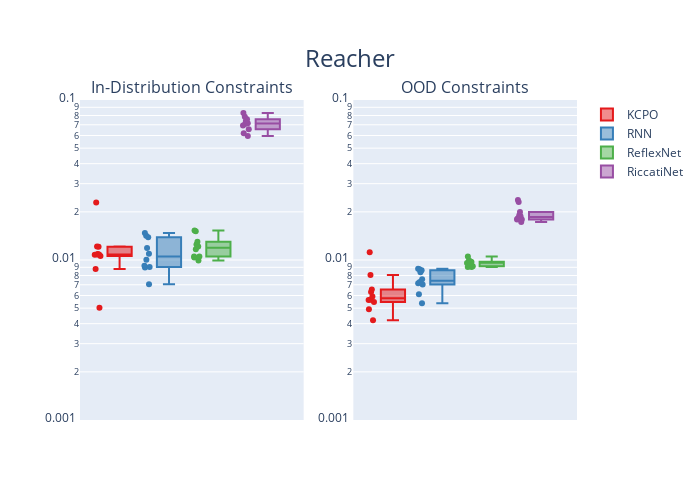

The cell this chart's notebook holds for it:
### Code cell
env_name = "reacher"
ylim = [10**-3,10**-1]
# ylim = [10**-4,10**3]
# plot(env_name, ylim, title="Reacher")
plotly_plot(env_name, ylim, title="Reacher")

### Figure 1 — Plotly figure (JSON) as saved in the notebook; plotly's stock layout.template omitted (floating-point values rounded to 4 significant figures)
{"data": [{"boxpoints": "all", "jitter": 0.3, "line": {"color": "rgb(228,26,28)"}, "marker": {"color": "rgb(228,26,28)"}, "name": "KCPO", "pointpos": -1.8, "showlegend": false, "type": "box", "xaxis": "x", "y": [0.01216, 0.008796, 0.01083, 0.01057, 0.01209, 0.005031, 0.01077, 0.01089, 0.02289, 0.01081], "yaxis": "y"}, {"boxpoints": "all", "jitter": 0.3, "line": {"color": "rgb(228,26,28)"}, "marker": {"color": "rgb(228,26,28)"}, "name": "KCPO", "pointpos": -1.8, "showlegend": true, "type": "box", "xaxis": "x2", "y": [0.005619, 0.005644, 0.008068, 0.006309, 0.006539, 0.005905, 0.004196, 0.004922, 0.01116, 0.005463], "yaxis": "y2"}, {"boxpoints": "all", "jitter": 0.3, "line": {"color": "rgb(55,126,184)"}, "marker": {"color": "rgb(55,126,184)"}, "name": "RNN", "pointpos": -1.8, "showlegend": false, "type": "box", "xaxis": "x", "y": [0.01187, 0.01096, 0.007054, 0.008972, 0.009215, 0.01005, 0.01474, 0.01416, 0.00905, 0.01389], "yaxis": "y"}, {"boxpoints": "all", "jitter": 0.3, "line": {"color": "rgb(55,126,184)"}, "marker": {"color": "rgb(55,126,184)"}, "name": "RNN", "pointpos": -1.8, "showlegend": true, "type": "box", "xaxis": "x2", "y": [0.008807, 0.00716, 0.007024, 0.006116, 0.007275, 0.005362, 0.00874, 0.008633, 0.007577, 0.008394], "yaxis": "y2"}, {"boxpoints": "all", "jitter": 0.3, "line": {"color": "rgb(77,175,74)"}, "marker": {"color": "rgb(77,175,74)"}, "name": "ReflexNet", "pointpos": -1.8, "showlegend": false, "type": "box", "xaxis": "x", "y": [0.01038, 0.01302, 0.01213, 0.01053, 0.009936, 0.01251, 0.01511, 0.01527, 0.01052, 0.01169], "yaxis": "y"}, {"boxpoints": "all", "jitter": 0.3, "line": {"color": "rgb(77,175,74)"}, "marker": {"color": "rgb(77,175,74)"}, "name": "ReflexNet", "pointpos": -1.8, "showlegend": true, "type": "box", "xaxis": "x2", "y": [0.009757, 0.009948, 0.009666, 0.009762, 0.00973, 0.009036, 0.009029, 0.01053, 0.009144, 0.009563], "yaxis": "y2"}, {"boxpoints": "all", "jitter": 0.3, "line": {"color": "rgb(152,78,163)"}, "marker": {"color": "rgb(152,78,163)"}, "name": "RiccatiNet", "pointpos": -1.8, "showlegend": false, "type": "box", "xaxis": "x", "y": [0.08294, 0.06563, 0.06932, 0.07872, 0.06186, 0.07582, 0.0595, 0.07382, 0.07084, 0.07152], "yaxis": "y"}, {"boxpoints": "all", "jitter": 0.3, "line": {"color": "rgb(152,78,163)"}, "marker": {"color": "rgb(152,78,163)"}, "name": "RiccatiNet", "pointpos": -1.8, "showlegend": true, "type": "box", "xaxis": "x2", "y": [0.0237, 0.01791, 0.01905, 0.02307, 0.01812, 0.0184, 0.01725, 0.01875, 0.01792, 0.01992], "yaxis": "y2"}], "layout": {"annotations": [{"font": {"size": 16}, "showarrow": false, "text": "In-Distribution Constraints", "x": 0.225, "xanchor": "center", "xref": "paper", "y": 1, "yanchor": "bottom", "yref": "paper"}, {"font": {"size": 16}, "showarrow": false, "text": "OOD Constraints", "x": 0.775, "xanchor": "center", "xref": "paper", "y": 1, "yanchor": "bottom", "yref": "paper"}], "height": 500, "title": {"font": {"size": 24}, "text": "Reacher", "x": 0.5, "y": 0.9}, "width": 700, "xaxis": {"anchor": "y", "domain": [0, 0.45], "showticklabels": false}, "xaxis2": {"anchor": "y2", "domain": [0.55, 1], "showticklabels": false}, "yaxis": {"anchor": "x", "domain": [0, 1], "range": [-3, -1], "type": "log"}, "yaxis2": {"anchor": "x2", "domain": [0, 1], "range": [-3, -1], "type": "log"}}}
